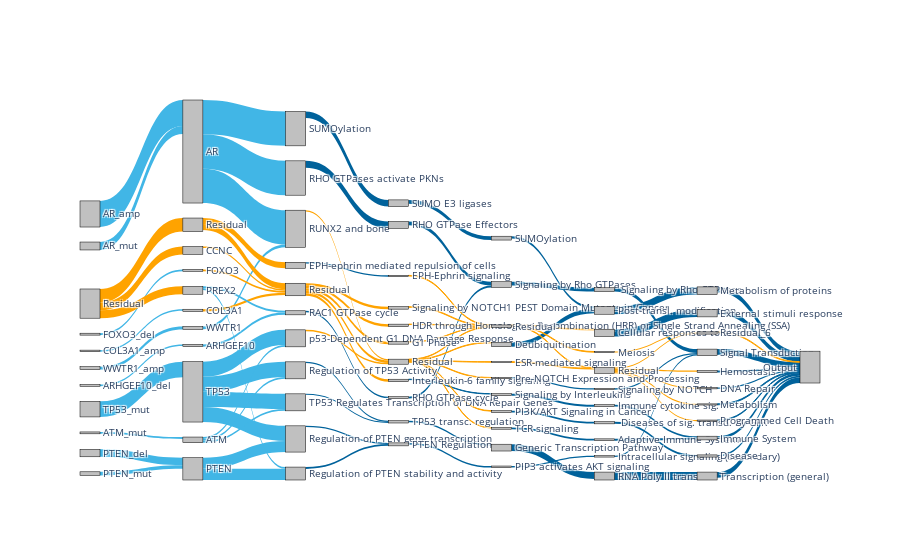
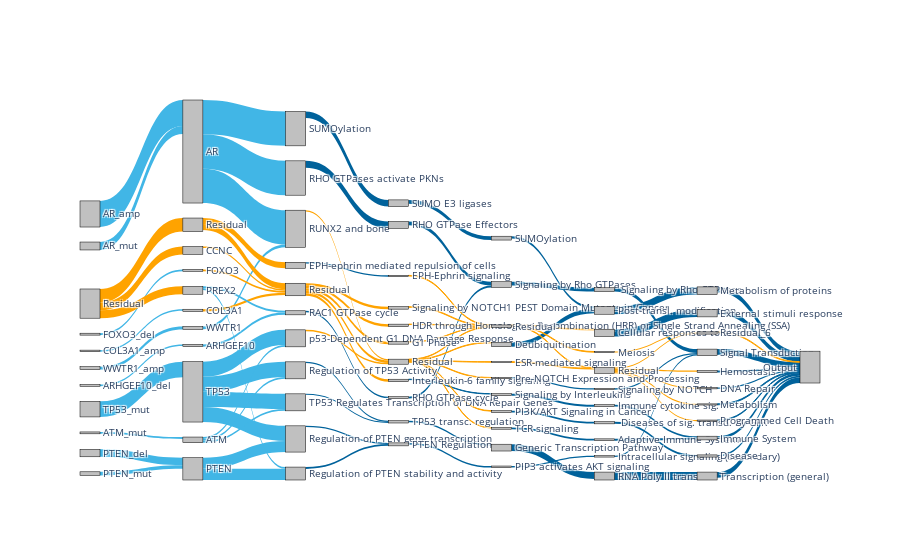

The code cell stored with these charts, in order, in its notebook:
### Code cell
imps_dir = '/mnt/disks/pancan/pnet/results/prostate_val/run0/'
savepath = '/mnt/disks/pancan/pnet/figures/prostate_sankey_diagram.html'
sk = sankey_diag.SankeyDiag(imps_dir)
sk.get_sankey_diag(savepath)

### Figure 1 — Plotly figure (JSON) as saved in the notebook; plotly's stock layout.template omitted (floating-point values rounded to 4 significant figures)
{"data": [{"link": {"color": ["#41B6E6", "#41B6E6", "#41B6E6", "#41B6E6", "#41B6E6", "#41B6E6", "#41B6E6", "#41B6E6", "#41B6E6", "#41B6E6", "#FFA300", "#FFA300", "#FFA300", "#41B6E6", "#41B6E6", "#41B6E6", "#41B6E6", "#41B6E6", "#41B6E6", "#41B6E6", "#41B6E6", "#41B6E6", "#41B6E6", "#FFA300", "#41B6E6", "#FFA300", "#41B6E6", "#41B6E6", "#41B6E6", "#41B6E6", "#41B6E6", "#FFA300", "#FFA300", "#FFA300", "#00629B", "#00629B", "#00629B", "#00629B", "#00629B", "#FFA300", "#FFA300", "#00629B", "#00629B", "#00629B", "#FFA300", "#FFA300", "#FFA300", "#FFA300", "#FFA300", "#00629B", "#00629B", "#00629B", "#00629B", "#00629B", "#FFA300", "#FFA300", "#FFA300", "#00629B", "#FFA300", "#FFA300", "#FFA300", "#FFA300", "#FFA300", "#FFA300", "#FFA300", "#00629B", "#00629B", "#00629B", "#00629B", "#00629B", "#00629B", "#00629B", "#00629B", "#00629B", "#FFA300", "#FFA300", "#FFA300", "#FFA300", "#00629B", "#00629B", "#00629B", "#00629B", "#00629B", "#00629B", "#00629B", "#00629B", "#00629B", "#FFA300", "#FFA300", "#FFA300", "#FFA300", "#FFA300", "#FFA300", "#00629B", "#00629B", "#00629B", "#00629B", "#00629B", "#00629B", "#00629B", "#00629B", "#00629B", "#00629B", "#FFA300"], "source": [2, 4, 6, 7, 9, 10, 12, 14, 16, 18, 0, 0, 0, 3, 3, 3, 5, 5, 5, 5, 8, 8, 11, 19, 17, 13, 15, 15, 15, 20, 20, 21, 1, 1, 23, 24, 25, 26, 27, 28, 29, 30, 31, 32, 22, 22, 22, 22, 22, 34, 35, 36, 37, 38, 39, 40, 41, 42, 43, 33, 33, 33, 33, 33, 33, 45, 46, 47, 48, 49, 50, 51, 52, 53, 54, 44, 44, 44, 56, 57, 58, 59, 60, 61, 62, 63, 64, 65, 55, 55, 55, 55, 55, 67, 68, 69, 70, 71, 72, 73, 74, 75, 76, 66], "target": [3, 5, 3, 8, 8, 11, 13, 15, 17, 19, 20, 21, 1, 29, 24, 23, 28, 30, 31, 32, 31, 25, 29, 22, 26, 22, 28, 30, 32, 25, 26, 22, 27, 22, 35, 34, 37, 36, 40, 33, 33, 38, 37, 38, 39, 41, 42, 43, 33, 48, 47, 47, 52, 45, 44, 44, 44, 49, 44, 46, 50, 51, 53, 54, 44, 56, 57, 59, 57, 61, 60, 62, 63, 64, 55, 58, 65, 55, 68, 69, 70, 67, 73, 71, 71, 67, 67, 66, 72, 74, 75, 76, 66, 77, 77, 77, 77, 77, 77, 77, 77, 77, 77, 77], "value": [0.3541, 0.2118, 0.1077, 0.1018, 0.04867, 0.03901, 0.02621, 0.02572, 0.02332, 0.02151, 0.1066, 0.1066, 0.183, 0.4657, 0.4657, 0.4657, 0.2047, 0.2047, 0.2047, 0.2047, 0.1509, 0.1509, 0.0369, 0.03081, 0.03074, 0.02691, 0.02578, 0.02578, 0.02578, 0.02442, 0.02442, 0.02125, 0.08113, 0.08113, 0.0923, 0.08961, 0.02486, 0.01957, 0.01783, 0.01757, 0.01685, 0.01666, 0.01571, 0.01392, 0.034, 0.034, 0.034, 0.034, 0.034, 0.05219, 0.0521, 0.02488, 0.02119, 0.01907, 0.008381, 0.008135, 0.005155, 0.005119, 0.003973, 0.006519, 0.006519, 0.006519, 0.006519, 0.006519, 0.006519, 0.09244, 0.05958, 0.05007, 0.03036, 0.02723, 0.0253, 0.02258, 0.01863, 0.01615, 0.01048, 0.008467, 0.008467, 0.008467, 0.1074, 0.1041, 0.09913, 0.05145, 0.02956, 0.02558, 0.02486, 0.01891, 0.01772, 0.01445, 0.01563, 0.01563, 0.01563, 0.01563, 0.01563, 0.07711, 0.07656, 0.07414, 0.06793, 0.03897, 0.02667, 0.02188, 0.01771, 0.01255, 0.009217, 0.009217]}, "node": {"color": "silver", "label": ["Residual", "Residual", "AR_amp", "AR", "TP53_mut", "TP53", "AR_mut", "PTEN_del", "PTEN", "PTEN_mut", "WWTR1_amp", "WWTR1", "FOXO3_del", "FOXO3", "ATM_mut", "ATM", "ARHGEF10_del", "ARHGEF10", "COL3A1_amp", "COL3A1", "PREX2", "CCNC", "Residual", "RHO GTPases activate PKNs", "SUMOylation", "Regulation of PTEN stability and activity", "RAC1 GTPase cycle", "EPH-ephrin mediated repulsion of cells", "p53-Dependent G1 DNA Damage Response", "RUNX2 and bone", "Regulation of TP53 Activity", "Regulation of PTEN gene transcription", "TP53 Regulates Transcription of DNA Repair Genes", "Residual", "SUMO E3 ligases", "RHO GTPase Effectors", "RHO GTPase cycle", "PTEN Regulation", "TP53 transc. regulation", "Signaling by NOTCH1 PEST Domain Mutants in Cancer", "EPH-Ephrin signaling", "HDR through Homologous Recombination (HRR) or Single Strand Annealing (SSA)", "Interleukin-6 family signaling", "G1 Phase", "Residual", "Generic Transcription Pathway", "Deubiquitination", "Signaling by Rho GTPases", "SUMOylation", "Signaling by Interleukins", "PI3K/AKT Signaling in Cancer", "TCR signaling", "PIP3 activates AKT signaling", "Pre-NOTCH Expression and Processing", "ESR-mediated signaling", "Residual", "RNA Poly II transc.", "Post-transl. modification", "Cellular responses to stress", " Signaling by Rho GTPases", " Diseases of sig. transd. by GFR", "Immune cytokine sig.", "Adaptive Immune System", "Intracellular signaling (secondary)", "Signaling by NOTCH", "Meiosis", "Residual_6", "Signal Transduction", "Transcription (general)", "Metabolism of proteins", "External stimuli response", "Immune System", "Hemostasis", "Disease", "DNA Repair", "Metabolism", "Programmed Cell Death", "Output"], "line": {"color": "black", "width": 0.5}, "pad": 15, "thickness": 20}, "type": "sankey"}], "layout": {"autosize": true, "font": {"size": 10}}}

### Figure 2 — Plotly figure (JSON) as saved in the notebook; plotly's stock layout.template omitted (floating-point values rounded to 4 significant figures)
{"data": [{"link": {"color": ["#41B6E6", "#41B6E6", "#41B6E6", "#41B6E6", "#41B6E6", "#41B6E6", "#41B6E6", "#41B6E6", "#41B6E6", "#41B6E6", "#FFA300", "#FFA300", "#FFA300", "#41B6E6", "#41B6E6", "#41B6E6", "#41B6E6", "#41B6E6", "#41B6E6", "#41B6E6", "#41B6E6", "#41B6E6", "#41B6E6", "#FFA300", "#41B6E6", "#FFA300", "#41B6E6", "#41B6E6", "#41B6E6", "#41B6E6", "#41B6E6", "#FFA300", "#FFA300", "#FFA300", "#00629B", "#00629B", "#00629B", "#00629B", "#00629B", "#FFA300", "#FFA300", "#00629B", "#00629B", "#00629B", "#FFA300", "#FFA300", "#FFA300", "#FFA300", "#FFA300", "#00629B", "#00629B", "#00629B", "#00629B", "#00629B", "#FFA300", "#FFA300", "#FFA300", "#00629B", "#FFA300", "#FFA300", "#FFA300", "#FFA300", "#FFA300", "#FFA300", "#FFA300", "#00629B", "#00629B", "#00629B", "#00629B", "#00629B", "#00629B", "#00629B", "#00629B", "#00629B", "#FFA300", "#FFA300", "#FFA300", "#FFA300", "#00629B", "#00629B", "#00629B", "#00629B", "#00629B", "#00629B", "#00629B", "#00629B", "#00629B", "#FFA300", "#FFA300", "#FFA300", "#FFA300", "#FFA300", "#FFA300", "#00629B", "#00629B", "#00629B", "#00629B", "#00629B", "#00629B", "#00629B", "#00629B", "#00629B", "#00629B", "#FFA300"], "source": [2, 4, 6, 7, 9, 10, 12, 14, 16, 18, 0, 0, 0, 3, 3, 3, 5, 5, 5, 5, 8, 8, 11, 19, 17, 13, 15, 15, 15, 20, 20, 21, 1, 1, 23, 24, 25, 26, 27, 28, 29, 30, 31, 32, 22, 22, 22, 22, 22, 34, 35, 36, 37, 38, 39, 40, 41, 42, 43, 33, 33, 33, 33, 33, 33, 45, 46, 47, 48, 49, 50, 51, 52, 53, 54, 44, 44, 44, 56, 57, 58, 59, 60, 61, 62, 63, 64, 65, 55, 55, 55, 55, 55, 67, 68, 69, 70, 71, 72, 73, 74, 75, 76, 66], "target": [3, 5, 3, 8, 8, 11, 13, 15, 17, 19, 20, 21, 1, 29, 24, 23, 28, 30, 31, 32, 31, 25, 29, 22, 26, 22, 28, 30, 32, 25, 26, 22, 27, 22, 35, 34, 37, 36, 40, 33, 33, 38, 37, 38, 39, 41, 42, 43, 33, 48, 47, 47, 52, 45, 44, 44, 44, 49, 44, 46, 50, 51, 53, 54, 44, 56, 57, 59, 57, 61, 60, 62, 63, 64, 55, 58, 65, 55, 68, 69, 70, 67, 73, 71, 71, 67, 67, 66, 72, 74, 75, 76, 66, 77, 77, 77, 77, 77, 77, 77, 77, 77, 77, 77], "value": [0.3541, 0.2118, 0.1077, 0.1018, 0.04867, 0.03901, 0.02621, 0.02572, 0.02332, 0.02151, 0.1066, 0.1066, 0.183, 0.4657, 0.4657, 0.4657, 0.2047, 0.2047, 0.2047, 0.2047, 0.1509, 0.1509, 0.0369, 0.03081, 0.03074, 0.02691, 0.02578, 0.02578, 0.02578, 0.02442, 0.02442, 0.02125, 0.08113, 0.08113, 0.0923, 0.08961, 0.02486, 0.01957, 0.01783, 0.01757, 0.01685, 0.01666, 0.01571, 0.01392, 0.034, 0.034, 0.034, 0.034, 0.034, 0.05219, 0.0521, 0.02488, 0.02119, 0.01907, 0.008381, 0.008135, 0.005155, 0.005119, 0.003973, 0.006519, 0.006519, 0.006519, 0.006519, 0.006519, 0.006519, 0.09244, 0.05958, 0.05007, 0.03036, 0.02723, 0.0253, 0.02258, 0.01863, 0.01615, 0.01048, 0.008467, 0.008467, 0.008467, 0.1074, 0.1041, 0.09913, 0.05145, 0.02956, 0.02558, 0.02486, 0.01891, 0.01772, 0.01445, 0.01563, 0.01563, 0.01563, 0.01563, 0.01563, 0.07711, 0.07656, 0.07414, 0.06793, 0.03897, 0.02667, 0.02188, 0.01771, 0.01255, 0.009217, 0.009217]}, "node": {"color": "silver", "label": ["Residual", "Residual", "AR_amp", "AR", "TP53_mut", "TP53", "AR_mut", "PTEN_del", "PTEN", "PTEN_mut", "WWTR1_amp", "WWTR1", "FOXO3_del", "FOXO3", "ATM_mut", "ATM", "ARHGEF10_del", "ARHGEF10", "COL3A1_amp", "COL3A1", "PREX2", "CCNC", "Residual", "RHO GTPases activate PKNs", "SUMOylation", "Regulation of PTEN stability and activity", "RAC1 GTPase cycle", "EPH-ephrin mediated repulsion of cells", "p53-Dependent G1 DNA Damage Response", "RUNX2 and bone", "Regulation of TP53 Activity", "Regulation of PTEN gene transcription", "TP53 Regulates Transcription of DNA Repair Genes", "Residual", "SUMO E3 ligases", "RHO GTPase Effectors", "RHO GTPase cycle", "PTEN Regulation", "TP53 transc. regulation", "Signaling by NOTCH1 PEST Domain Mutants in Cancer", "EPH-Ephrin signaling", "HDR through Homologous Recombination (HRR) or Single Strand Annealing (SSA)", "Interleukin-6 family signaling", "G1 Phase", "Residual", "Generic Transcription Pathway", "Deubiquitination", "Signaling by Rho GTPases", "SUMOylation", "Signaling by Interleukins", "PI3K/AKT Signaling in Cancer", "TCR signaling", "PIP3 activates AKT signaling", "Pre-NOTCH Expression and Processing", "ESR-mediated signaling", "Residual", "RNA Poly II transc.", "Post-transl. modification", "Cellular responses to stress", " Signaling by Rho GTPases", " Diseases of sig. transd. by GFR", "Immune cytokine sig.", "Adaptive Immune System", "Intracellular signaling (secondary)", "Signaling by NOTCH", "Meiosis", "Residual_6", "Signal Transduction", "Transcription (general)", "Metabolism of proteins", "External stimuli response", "Immune System", "Hemostasis", "Disease", "DNA Repair", "Metabolism", "Programmed Cell Death", "Output"], "line": {"color": "black", "width": 0.5}, "pad": 15, "thickness": 20}, "type": "sankey"}], "layout": {"autosize": true, "font": {"size": 10}}}
